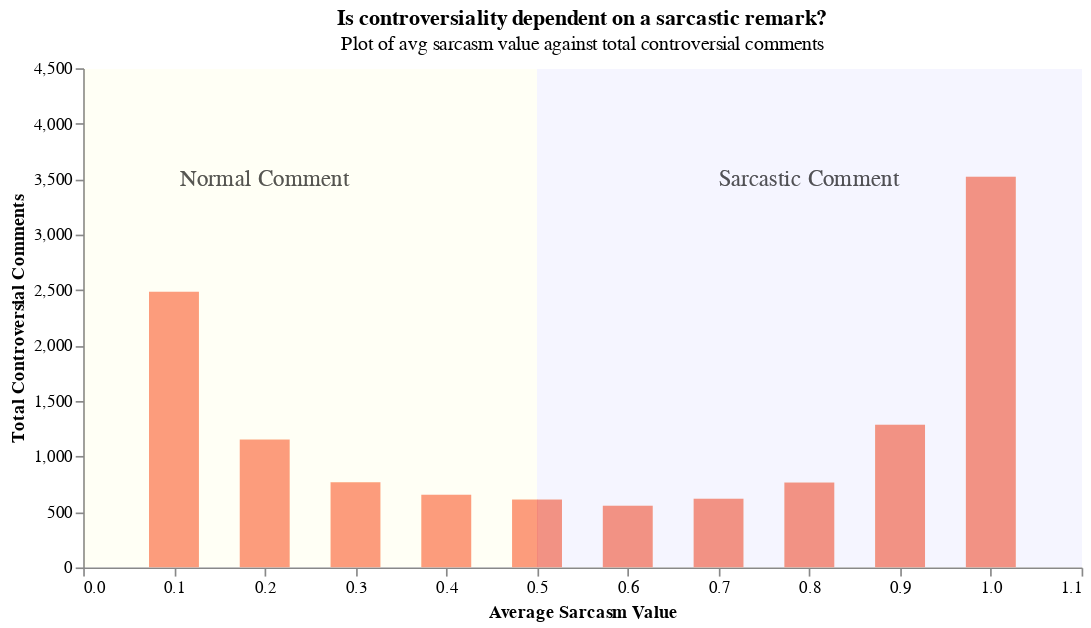

Here is the notebook cell this chart was saved with:
### Code cell
alt.data_transformers.disable_max_rows()
click = alt.selection_multi(encodings=['color'])
timeunit='date'
# EXAMPLE

sarcasm_summary_df['text'] = 0.8
sarcasm_summary_df['text_y'] = 3500
sarcasm_summary_df['text1'] = 0.2
sarcasm_summary_df['text_y1'] = 3500
sarcasm_summary_df['a'] = 3650
sarcasm_summary_df['Start'] = 0.5
sarcasm_summary_df['Middle'] = 1.1
sarcasm_summary_df['Start2'] = 0
sarcasm_summary_df['Middle2'] = 0.5

sarcasm_plot = (
        alt.Chart(sarcasm_summary_df)
        .mark_bar(width = 30)
        .encode(
            x = alt.X("sarcasm_value", title="Average Sarcasm Value",scale=alt.Scale(domain=[0.1, 1])),
            y=alt.Y("avg_contro", title="Total Controversial Comments",scale=alt.Scale(domain=[0, 4500])),
            color=alt.value('#fc9272'),
            tooltip=[alt.Tooltip('avg_score')]
        )
    ).properties(width=600,title={
      "text": ["Is controversiality dependent on a sarcastic remark?"], 
      "subtitle": ["Plot of avg sarcasm value against total controversial comments"]
    },).interactive()



rect = alt.Chart(sarcasm_summary_df).mark_rect(color='#a6bddb',opacity=0.01).encode(
    x='Start',
    y=alt.value(300),
    x2='Middle',
    y2=alt.value(0))

rect2 = alt.Chart(sarcasm_summary_df).mark_rect(color='#edf8b1',opacity=0.01).encode(
    x='Start2',
    y=alt.value(300),
    x2='Middle2',
    y2=alt.value(0))

text2 = alt.Chart(sarcasm_summary_df).mark_text(opacity = 0.1,size =14,
    text='Sarcastic Comment', angle=0
).encode(
    x='text', y="text_y"
)

text = alt.Chart(sarcasm_summary_df).mark_text(opacity = 0.1,size =14,
    text='Normal Comment', angle=0
).encode(
    x='text1', y="text_y1"
)


threshold =(
    alt.Chart(sarcasm_summary_df)
    .mark_rule()
    .encode(
        x = 'a'
    )
)
sarcasm_plot = alt.layer(
    sarcasm_plot,rect,rect2,text2,text
).configure_axis(
    grid=False
).configure_view(
    strokeWidth=0
)

sarcasm_plot.save("plots/nlp/sarcasm_contro.html")
sarcasm_plot

### Figure 1 — Vega-Lite specification as saved in the notebook (floating-point values rounded to 4 significant figures)
{"config": {"view": {"continuousWidth": 400, "continuousHeight": 300, "strokeWidth": 0}, "axis": {"grid": false}}, "layer": [{"mark": {"type": "bar", "width": 30}, "encoding": {"color": {"value": "#fc9272"}, "tooltip": [{"field": "avg_score", "type": "quantitative"}], "x": {"field": "sarcasm_value", "scale": {"domain": [0.1, 1]}, "title": "Average Sarcasm Value", "type": "quantitative"}, "y": {"field": "avg_contro", "scale": {"domain": [0, 4500]}, "title": "Total Controversial Comments", "type": "quantitative"}}, "selection": {"selector029": {"type": "interval", "bind": "scales", "encodings": ["x", "y"]}}, "title": {"text": ["Is controversiality dependent on a sarcastic remark?"], "subtitle": ["Plot of avg sarcasm value against total controversial comments"]}, "width": 600}, {"mark": {"type": "rect", "color": "#a6bddb", "opacity": 0.01}, "encoding": {"x": {"field": "Start", "type": "quantitative"}, "x2": {"field": "Middle"}, "y": {"value": 300}, "y2": {"value": 0}}}, {"mark": {"type": "rect", "color": "#edf8b1", "opacity": 0.01}, "encoding": {"x": {"field": "Start2", "type": "quantitative"}, "x2": {"field": "Middle2"}, "y": {"value": 300}, "y2": {"value": 0}}}, {"mark": {"type": "text", "angle": 0, "opacity": 0.1, "size": 14, "text": "Sarcastic Comment"}, "encoding": {"x": {"field": "text", "type": "quantitative"}, "y": {"field": "text_y", "type": "quantitative"}}}, {"mark": {"type": "text", "angle": 0, "opacity": 0.1, "size": 14, "text": "Normal Comment"}, "encoding": {"x": {"field": "text1", "type": "quantitative"}, "y": {"field": "text_y1", "type": "quantitative"}}}], "data": {"name": "data-f6cd4ba674564da115c9f01809662373"}, "$schema": "https://vega.github.io/schema/vega-lite/v4.17.0.json", "datasets": {"data-f6cd4ba674564da115c9f01809662373": [{"sarcasm_value": 1.0, "Activity": 394823, "avg_score": 8.068, "avg_gild": 81, "avg_contro": 3521, "text": 0.8, "text_y": 3500, "text1": 0.2, "text_y1": 3500, "a": 3650, "Start": 0.5, "Middle": 1.1, "Start2": 0, "Middle2": 0.5}, {"sarcasm_value": 0.3, "Activity": 69422, "avg_score": 7.76, "avg_gild": 35, "avg_contro": 768, "text": 0.8, "text_y": 3500, "text1": 0.2, "text_y1": 3500, "a": 3650, "Start": 0.5, "Middle": 1.1, "Start2": 0, "Middle2": 0.5}, {"sarcasm_value": 0.4, "Activity": 57327, "avg_score": 5.708, "avg_gild": 9, "avg_contro": 654, "text": 0.8, "text_y": 3500, "text1": 0.2, "text_y1": 3500, "a": 3650, "Start": 0.5, "Middle": 1.1, "Start2": 0, "Middle2": 0.5}, {"sarcasm_value": 0.8, "Activity": 68537, "avg_score": 8.487, "avg_gild": 29, "avg_contro": 765, "text": 0.8, "text_y": 3500, "text1": 0.2, "text_y1": 3500, "a": 3650, "Start": 0.5, "Middle": 1.1, "Start2": 0, "Middle2": 0.5}, {"sarcasm_value": 0.2, "Activity": 99797, "avg_score": 6.854, "avg_gild": 33, "avg_contro": 1153, "text": 0.8, "text_y": 3500, "text1": 0.2, "text_y1": 3500, "a": 3650, "Start": 0.5, "Middle": 1.1, "Start2": 0, "Middle2": 0.5}, {"sarcasm_value": 0.7, "Activity": 56106, "avg_score": 7.492, "avg_gild": 16, "avg_contro": 620, "text": 0.8, "text_y": 3500, "text1": 0.2, "text_y1": 3500, "a": 3650, "Start": 0.5, "Middle": 1.1, "Start2": 0, "Middle2": 0.5}, {"sarcasm_value": 0.1, "Activity": 215704, "avg_score": 7.004, "avg_gild": 61, "avg_contro": 2486, "text": 0.8, "text_y": 3500, "text1": 0.2, "text_y1": 3500, "a": 3650, "Start": 0.5, "Middle": 1.1, "Start2": 0, "Middle2": 0.5}, {"sarcasm_value": 0.6, "Activity": 51268, "avg_score": 7.232, "avg_gild": 12, "avg_contro": 557, "text": 0.8, "text_y": 3500, "text1": 0.2, "text_y1": 3500, "a": 3650, "Start": 0.5, "Middle": 1.1, "Start2": 0, "Middle2": 0.5}, {"sarcasm_value": 0.5, "Activity": 52183, "avg_score": 7.085, "avg_gild": 25, "avg_contro": 612, "text": 0.8, "text_y": 3500, "text1": 0.2, "text_y1": 3500, "a": 3650, "Start": 0.5, "Middle": 1.1, "Start2": 0, "Middle2": 0.5}, {"sarcasm_value": 0.9, "Activity": 119144, "avg_score": 7.381, "avg_gild": 31, "avg_contro": 1287, "text": 0.8, "text_y": 3500, "text1": 0.2, "text_y1": 3500, "a": 3650, "Start": 0.5, "Middle": 1.1, "Start2": 0, "Middle2": 0.5}]}}
